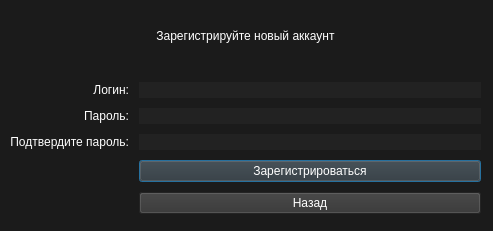
<?xml version="1.0" encoding="UTF-8"?>
<ui version="4.0">
 <class>registerwindow</class>
 <widget class="QDialog" name="registerwindow">
  <property name="geometry">
   <rect>
    <x>0</x>
    <y>0</y>
    <width>493</width>
    <height>231</height>
   </rect>
  </property>
  <property name="windowTitle">
   <string>Dialog</string>
  </property>
  <property name="styleSheet">
   <string notr="true">QDialog {
background-color: rgb(27,27,27);
}

QMessageBox {
background -color: rgb(27,27,27);
color: #ffffff;
}

QMessageBox QLabel {
font: 600 10pt &quot;Yu Gothic UI Semibold&quot;;
color: rgb(255, 255, 255);
}

QMessageBox QPushButton::hover {
background-color: #666;
}

QMessageBox QPushButton::pressed {
background-color: #888;
}

QMessageBox QPushButton {
color: #ffffff;
background-color: #333;
font: 600 10pt &quot;Yu Gothic UI Semibold&quot;;
}</string>
  </property>
  <widget class="QWidget" name="gridLayoutWidget">
   <property name="geometry">
    <rect>
     <x>0</x>
     <y>0</y>
     <width>491</width>
     <height>219</height>
    </rect>
   </property>
   <layout class="QGridLayout" name="gridLayout">
    <property name="leftMargin">
     <number>10</number>
    </property>
    <property name="rightMargin">
     <number>10</number>
    </property>
    <property name="bottomMargin">
     <number>5</number>
    </property>
    <property name="spacing">
     <number>10</number>
    </property>
    <item row="1" column="1">
     <widget class="QLineEdit" name="lineLogin">
      <property name="styleSheet">
       <string notr="true">QLineEdit {
color: rgb(255, 255, 255);
background-color: #222;
border: none;
}</string>
      </property>
      <property name="maxLength">
       <number>30</number>
      </property>
     </widget>
    </item>
    <item row="2" column="1">
     <widget class="QLineEdit" name="linePassword">
      <property name="styleSheet">
       <string notr="true">QLineEdit {
color: rgb(255, 255, 255);
background-color: #222;
border: none;
}</string>
      </property>
      <property name="maxLength">
       <number>30</number>
      </property>
      <property name="echoMode">
       <enum>QLineEdit::Password</enum>
      </property>
     </widget>
    </item>
    <item row="3" column="0">
     <widget class="QLabel" name="confirmPassword">
      <property name="styleSheet">
       <string notr="true">font: 600 10pt &quot;Yu Gothic UI Semibold&quot;;
color: rgb(255, 255, 255);</string>
      </property>
      <property name="text">
       <string>Подтвердите пароль:</string>
      </property>
      <property name="alignment">
       <set>Qt::AlignRight|Qt::AlignTrailing|Qt::AlignVCenter</set>
      </property>
     </widget>
    </item>
    <item row="2" column="0">
     <widget class="QLabel" name="password">
      <property name="styleSheet">
       <string notr="true">font: 600 10pt &quot;Yu Gothic UI Semibold&quot;;
color: rgb(255, 255, 255);</string>
      </property>
      <property name="text">
       <string>Пароль:</string>
      </property>
      <property name="alignment">
       <set>Qt::AlignRight|Qt::AlignTrailing|Qt::AlignVCenter</set>
      </property>
     </widget>
    </item>
    <item row="5" column="1">
     <widget class="QPushButton" name="buttonRegistration">
      <property name="styleSheet">
       <string notr="true">QPushButton {
color: #ffffff;
background-color: #333;
font: 600 10pt &quot;Yu Gothic UI Semibold&quot;;
}

QPushButton::hover {
background-color: #666;
}

QPushButton::pressed {
background-color: #888;
}</string>
      </property>
      <property name="text">
       <string>Зарегистрироваться</string>
      </property>
     </widget>
    </item>
    <item row="6" column="1">
     <widget class="QPushButton" name="buttonBack">
      <property name="styleSheet">
       <string notr="true">QPushButton {
color: #ffffff;
background-color: #333;
font: 600 10pt &quot;Yu Gothic UI Semibold&quot;;
}

QPushButton::hover {
background-color: #666;
}

QPushButton::pressed {
background-color: #888;
}</string>
      </property>
      <property name="text">
       <string>Назад</string>
      </property>
     </widget>
    </item>
    <item row="3" column="1">
     <widget class="QLineEdit" name="lineConfirmPassword">
      <property name="styleSheet">
       <string notr="true">QLineEdit {
color: rgb(255, 255, 255);
background-color: #222;
border: none;
}</string>
      </property>
      <property name="maxLength">
       <number>30</number>
      </property>
      <property name="echoMode">
       <enum>QLineEdit::Password</enum>
      </property>
     </widget>
    </item>
    <item row="1" column="0">
     <widget class="QLabel" name="login">
      <property name="styleSheet">
       <string notr="true">font: 600 10pt &quot;Yu Gothic UI Semibold&quot;;
color: rgb(255, 255, 255);</string>
      </property>
      <property name="text">
       <string>Логин:</string>
      </property>
      <property name="alignment">
       <set>Qt::AlignRight|Qt::AlignTrailing|Qt::AlignVCenter</set>
      </property>
     </widget>
    </item>
    <item row="0" column="0" colspan="2">
     <widget class="QLabel" name="label">
      <property name="styleSheet">
       <string notr="true">font: 600 13pt &quot;Yu Gothic UI Semibold&quot;;
color: rgb(255, 255, 255);</string>
      </property>
      <property name="text">
       <string>Зарегистрируйте новый аккаунт</string>
      </property>
      <property name="alignment">
       <set>Qt::AlignCenter</set>
      </property>
     </widget>
    </item>
   </layout>
  </widget>
 </widget>
 <resources/>
 <connections/>
</ui>
